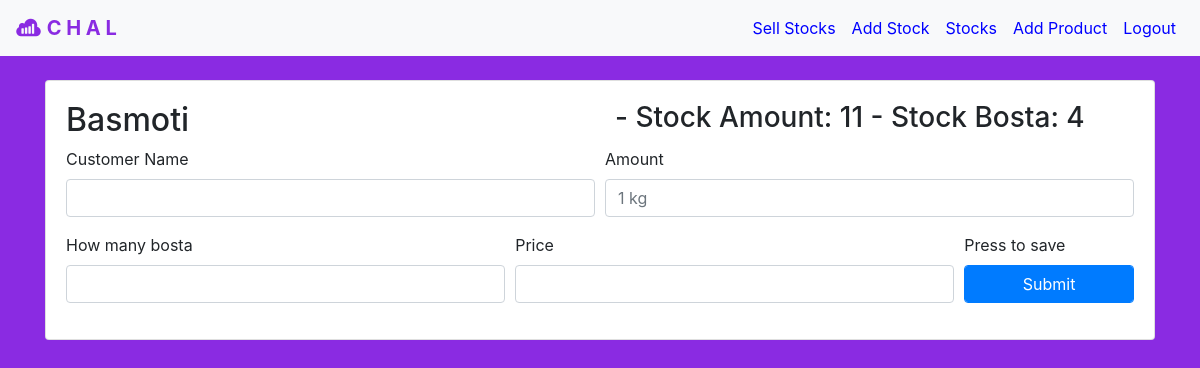
/sellstock/8, run on an earlier commit of the app's database.
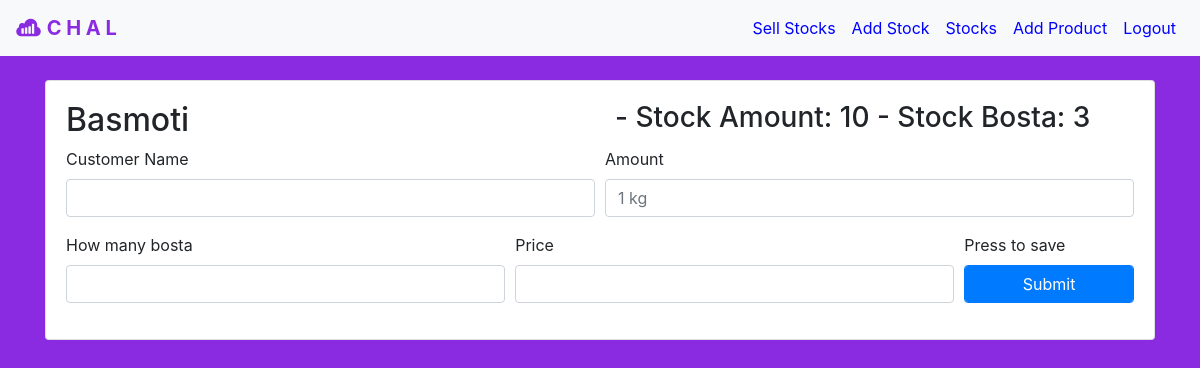
And on a later commit of the database.
### addstock/models.py (models this page shows)
class remainingModel(models.Model):
    product     = models.CharField(max_length=30, default="")
    ramount     = models.IntegerField(default=0)
    rbosta      = models.IntegerField(default=0)

### addstock/views.py (the view, shortened to what this page needs)
# urls.py: path('sellstock/<sid>', addstocks.sellstock, name="sellstock"),
def sellstock(request, sid):
    products = productsModel.objects.get(pk=sid)
    remain  = remainingModel.objects.get(pk=sid)
    return render(request, 'sellstock.html', {'products' : products, 'remain' : remain})

### templates/sellstock.html
{% extends 'base.html' %}
{% block navblock %}
    <li class="nav-item">
        <a class="nav-link" id="navlink" href="{% url 'sell' %}">Sell Stocks</a>
    </li>
    <li class="nav-item">
        <a class="nav-link" id="navlink" href="{% url 'addstock' %}">Add Stock</a>
    </li>
    <li class="nav-item">
        <a class="nav-link" id="navlink" href="{% url 'stocks' %}">Stocks</a>
    </li>
    <li class="nav-item">
        <a class="nav-link" id="navlink" href="{% url 'addproduct' %}">Add Product</a>
    </li>
    <li class="nav-item">
        <a class="nav-link" id="navlink" href="{% url 'logout' %}">Logout</a>
    </li>
{% endblock navblock %}
{% block content %}
    <div class="container">
        <div class="card" style="width: 100%">
            <div class="card-body">
                <div class="row">
                    <h2 class="col-md-6">{{ remain.product }}</h2>
                    <h3 class="col-md-6">- Stock Amount: {{ remain.ramount }} - Stock Bosta: {{ remain.rbosta }} </h3>
                </div>
                <form method="POST"> {% csrf_token %}
                    <div class="form-row">
                        <div class="form-group col-md-6">
                            <label for="inputAddress2">Customer Name</label>
                            <input name="customer" type="text" class="form-control" id="inputAddress2">
                       </div>
                        <div class="form-group col-md-6">
                            <label for="inputPassword4">Amount</label>
                            <input name="amount" type="text" class="form-control" id="inputPassword4" placeholder="1 kg">
                        </div>
                    </div>
                    <div class="form-row">
                        <div class="form-group col-md-5">
                            <label for="inputAddress">How many bosta</label>
                            <input name="bosta" type="text" class="form-control" id="inputAddress">
                        </div>
                        <div class="form-group col-md-5">
                            <label for="inputAddress">Price</label>
                            <input name="price" type="text" class="form-control" id="inputAddress">
                        </div>
                        <div class="form-group col-md-2">
                            <label for="inputZip">Press to save</label>
                            <button type="submit" class="form-control btn btn-primary">Submit</button>
                        </div>
                    </div>
                </form>
            </div>
        </div>
    </div>
{% endblock content %}

What changed in the data, as far as the page shows it:
changed remainingModel "Basmoti": ramount "11" → "10"; rbosta "4" → "3"
